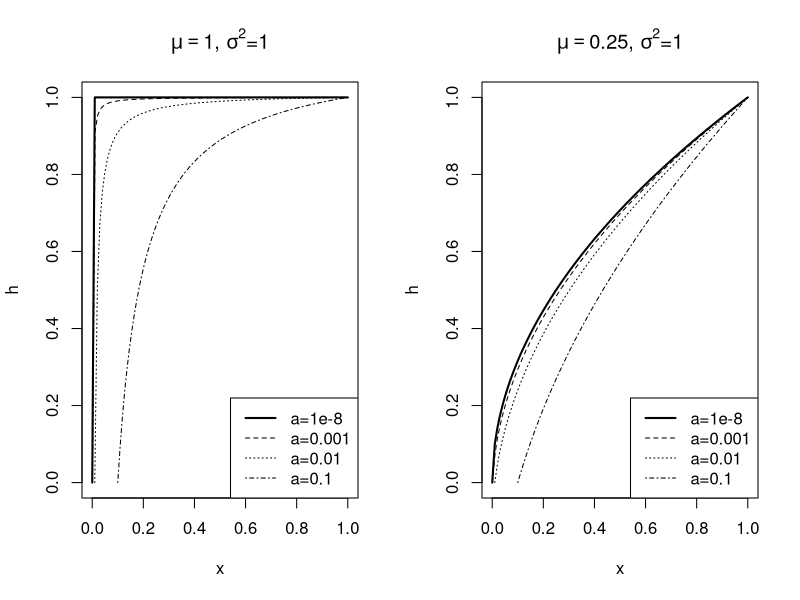

This chart was generated by the following R code:
## Plot the probability of exit to the right for the squared Bessel process


## Function for making the plot for given parameters
PlotPXtaub <- function(mu,sigma2,a,b,...)
    {
        eta <- 1- 2*mu/sigma2

        ## The probability of exiting [a,b] to the right is h(x) 
        h <- function(x) (x^eta - a^eta)/( b^eta - a^eta)

        plot(h,from=a,to=b,...)
    }


pdf(file="Boundary.pdf",width=8,height=4)

par(mfrow=c(1,2))
    
## Parameters
sigma2 <- 1
mu <- 1

## Do the plots for different values of "a", the left end point 
PlotPXtaub(mu,sigma2,1e-8,1,xlim=c(0,1),ylim=c(0,1),lty=1,lwd=2,main=expression(mu==1*", "*sigma^2*"="*1))
PlotPXtaub(mu,sigma2,0.001,1,add=TRUE,lty=2)
PlotPXtaub(mu,sigma2,0.01,1,add=TRUE,lty=3)
PlotPXtaub(mu,sigma2,0.1,1,add=TRUE,lty=4)

legend("bottomright",lty=c(1,2,3,4),legend=c("a=1e-8","a=0.001","a=0.01","a=0.1"),lwd=c(2,1,1,1))

## Repeat for different value of the drift, at the other side of the bifurcation
mu <- 0.25

## Do the plots for different values of "a", the left end point 
PlotPXtaub(mu,sigma2,1e-8,1,xlim=c(0,1),ylim=c(0,1),lty=1,lwd=2,main=expression(mu==0.25*", "*sigma^2*"="*1))
PlotPXtaub(mu,sigma2,0.001,1,add=TRUE,lty=2)
PlotPXtaub(mu,sigma2,0.01,1,add=TRUE,lty=3)
PlotPXtaub(mu,sigma2,0.1,1,add=TRUE,lty=4)

legend("bottomright",lty=c(1,2,3,4),legend=c("a=1e-8","a=0.001","a=0.01","a=0.1"),lwd=c(2,1,1,1))


dev.off()
